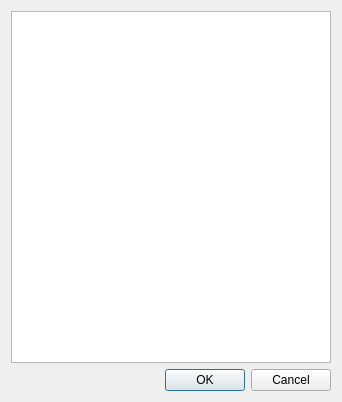
<?xml version="1.0" encoding="UTF-8"?>
<ui version="4.0">
 <class>SelectGroupDialog</class>
 <widget class="QDialog" name="SelectGroupDialog">
  <property name="geometry">
   <rect>
    <x>0</x>
    <y>0</y>
    <width>342</width>
    <height>402</height>
   </rect>
  </property>
  <property name="windowTitle">
   <string>Dialog</string>
  </property>
  <layout class="QGridLayout" name="gridLayout">
   <item row="0" column="0">
    <layout class="QVBoxLayout" name="verticalLayout">
     <item>
      <widget class="QTreeView" name="treeGroup"/>
     </item>
     <item>
      <widget class="QDialogButtonBox" name="buttonBox">
       <property name="orientation">
        <enum>Qt::Horizontal</enum>
       </property>
       <property name="standardButtons">
        <set>QDialogButtonBox::Cancel|QDialogButtonBox::Ok</set>
       </property>
      </widget>
     </item>
    </layout>
   </item>
  </layout>
 </widget>
 <resources/>
 <connections>
  <connection>
   <sender>buttonBox</sender>
   <signal>accepted()</signal>
   <receiver>SelectGroupDialog</receiver>
   <slot>accept()</slot>
   <hints>
    <hint type="sourcelabel">
     <x>248</x>
     <y>254</y>
    </hint>
    <hint type="destinationlabel">
     <x>157</x>
     <y>274</y>
    </hint>
   </hints>
  </connection>
  <connection>
   <sender>buttonBox</sender>
   <signal>rejected()</signal>
   <receiver>SelectGroupDialog</receiver>
   <slot>reject()</slot>
   <hints>
    <hint type="sourcelabel">
     <x>316</x>
     <y>260</y>
    </hint>
    <hint type="destinationlabel">
     <x>286</x>
     <y>274</y>
    </hint>
   </hints>
  </connection>
 </connections>
</ui>
